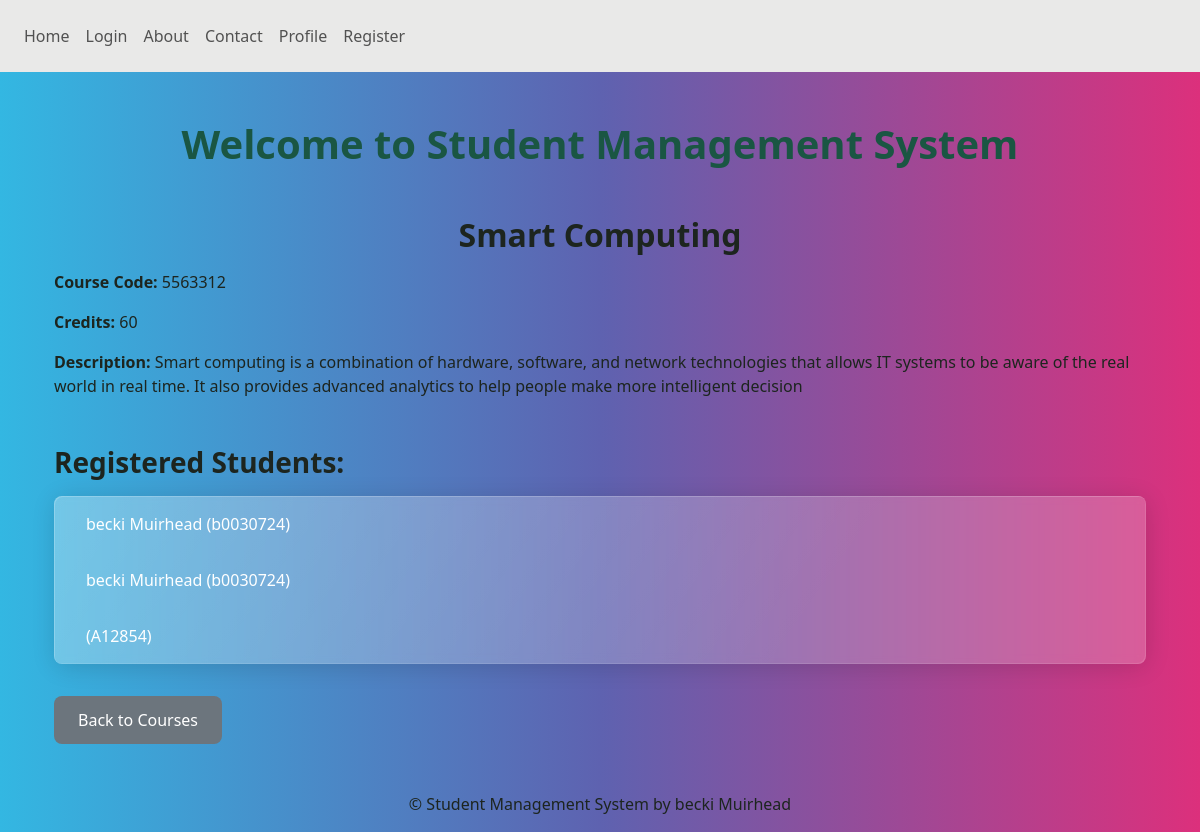
The app's page /students/course/3/ with its own data.
### students/models.py (models this page shows, shortened)
class Course(models.Model):
    course_code = models.CharField(max_length=10, null=True, blank=True)
    name = models.CharField(max_length=200)
    description = models.TextField()
    credits = models.IntegerField(default=0)

class Student(models.Model):
    user = models.OneToOneField(settings.AUTH_USER_MODEL, on_delete=models.CASCADE)
    student_number = models.CharField(max_length=10)
    first_name = models.CharField(max_length=50)
    last_name = models.CharField(max_length=50)
    age = models.IntegerField()
    email = models.EmailField(max_length=100)
    phone = models.CharField(max_length=15)
    address = models.TextField()
    date_of_birth = models.DateField(default='2000-01-01')
    course = models.ForeignKey(Course, on_delete=models.CASCADE)  # Reference to Course
    profile_picture = models.ImageField(upload_to='profile_pics/', blank=True, null=True)
    @property
    def age(self):
        today = date.today()
        return today.year - self.date_of_birth.year - ((today.month, today.day) < (self.date_of_birth.month, self.date_of_birth.day))

### students/views.py (the view)
# urls.py: path('course/<int:id>/', views.course_detail, name='course_detail'),
def course_detail(request, id):
    course = get_object_or_404(Course, id=id)
    modules = course.modules.all()
    registrations = Registration.objects.filter(module__in=modules)
    registered_students = Student.objects.filter(registration__in=registrations)
    return render(request, 'students/course_detail.html', {
        'course': course,
        'registered_students': registered_students,
    })

### students/templates/students/course_detail.html (shortened to what this page needs)
{% extends 'base.html' %}
{% block content %}
<div class="container mt-4">
    <h2 class="text-center">{{ course.name }}</h2>
    <p><strong>Course Code:</strong> {{ course.course_code }}</p>
    <p><strong>Credits:</strong> {{ course.credits }}</p>
    <p><strong>Description:</strong> {{ course.description }}</p>
    <h3 class="mt-4">Registered Students:</h3>
    {% if registered_students %}
        <ul class="list-group">
            {% for student in registered_students %}
                <li class="list-group-item">
                    {{ student.first_name }} {{ student.last_name }} ({{ student.student_number }})
                </li>
            {% endfor %}
        </ul>
    {% else %}
        <p>No students are registered for this course yet.</p>
    {% endif %}
    <a href="{% url 'students:home' %}" class="btn btn-secondary mt-3">Back to Courses</a>
</div>
{% endblock %}

### students/static/css/styles.css (style rules this page uses)
body { color: #28a745; }
.btn-secondary { background-color: #6c757d; border-color: #6c757d; }
body { color: #1d251f; }

### records on screen
Course: name "Smart Computing", course_code "5563312", credits "60", description "Smart computing is a combination of hardware, software, and network technologies that allows IT systems to be aware of the real world in real time. It also provides advanced analytics to help people make more intelligent decision"
Student: first_name "becki", last_name "Muirhead", student_number "b0030724"
Student: student_number "A12854"
